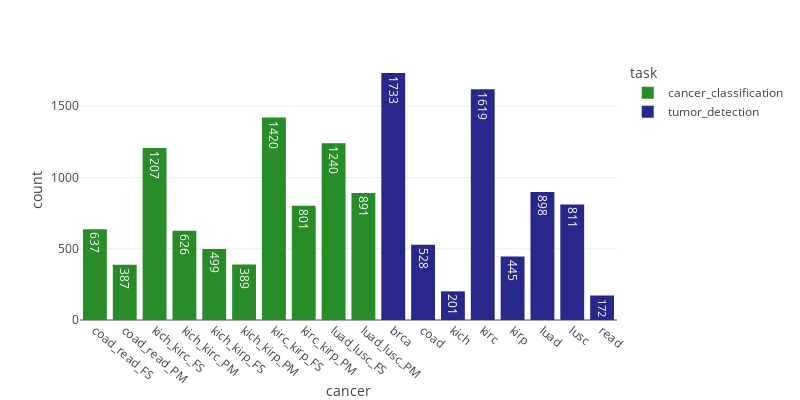

Here is the notebook cell this chart was saved with:
### Code cell
fig = px.histogram(ref, x = "cancer", color = 'task', 
                   text_auto = True, 
                   color_discrete_sequence = ['rgb(40, 140, 40)', 'rgb(40, 40, 140)'],
                   template = 'none',
                   width = 800, 
                   height = 400)
fig.update_xaxes(tickangle = 40)
fig.write_image("images/eda_1.eps")
fig.show()

### Figure 1 — Plotly figure (JSON) as saved in the notebook; plotly's stock layout.template omitted (floating-point values rounded to 4 significant figures; data arrays with more than 128 entries replaced by an {"elided": "..."} marker saying what was removed)
{"data": [{"alignmentgroup": "True", "bingroup": "x", "hovertemplate": "task=cancer_classification<br>cancer=%{x}<br>count=%{y}<extra></extra>", "legendgroup": "cancer_classification", "marker": {"color": "rgb(40, 140, 40)", "pattern": {"shape": ""}}, "name": "cancer_classification", "offsetgroup": "cancer_classification", "orientation": "v", "showlegend": true, "texttemplate": "%{value}", "type": "histogram", "x": {"elided": "8097 str values"}, "xaxis": "x", "yaxis": "y"}, {"alignmentgroup": "True", "bingroup": "x", "hovertemplate": "task=tumor_detection<br>cancer=%{x}<br>count=%{y}<extra></extra>", "legendgroup": "tumor_detection", "marker": {"color": "rgb(40, 40, 140)", "pattern": {"shape": ""}}, "name": "tumor_detection", "offsetgroup": "tumor_detection", "orientation": "v", "showlegend": true, "texttemplate": "%{value}", "type": "histogram", "x": {"elided": "6407 str values"}, "xaxis": "x", "yaxis": "y"}], "layout": {"barmode": "relative", "height": 400, "legend": {"title": {"text": "task"}, "tracegroupgap": 0}, "margin": {"t": 60}, "width": 800, "xaxis": {"anchor": "y", "domain": [0, 1], "tickangle": 40, "title": {"text": "cancer"}}, "yaxis": {"anchor": "x", "domain": [0, 1], "title": {"text": "count"}}}}
